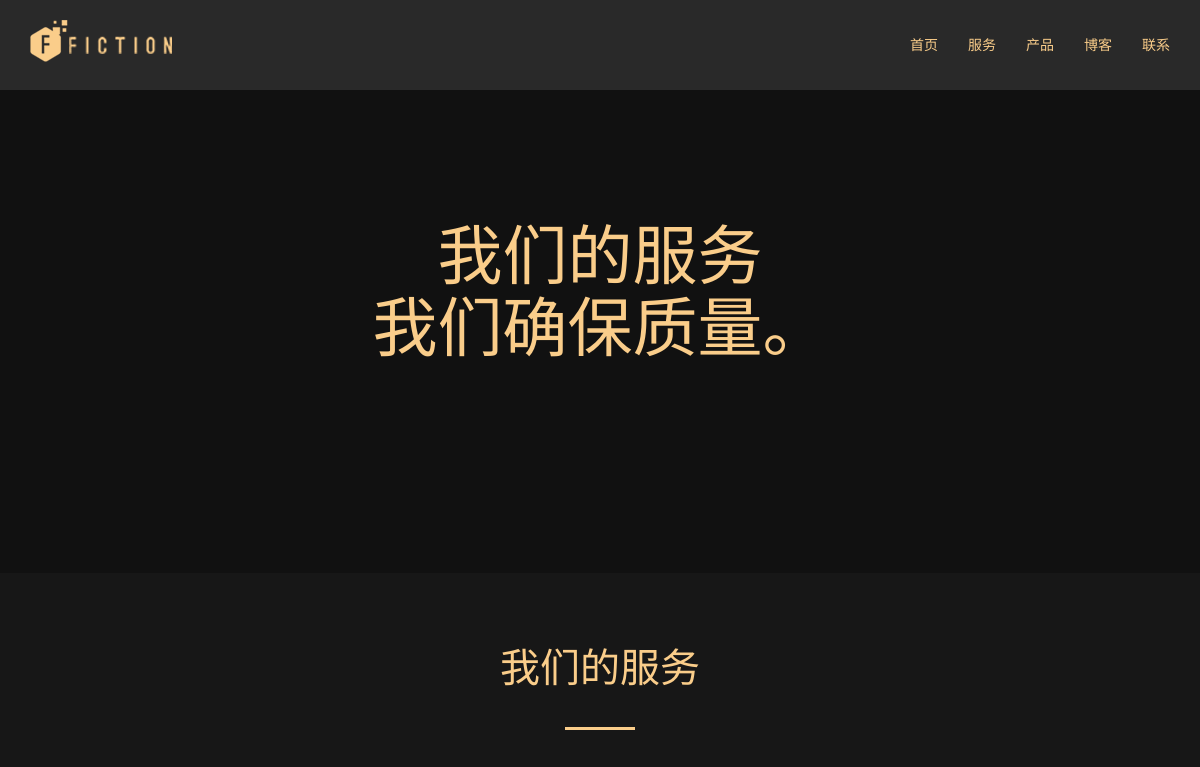
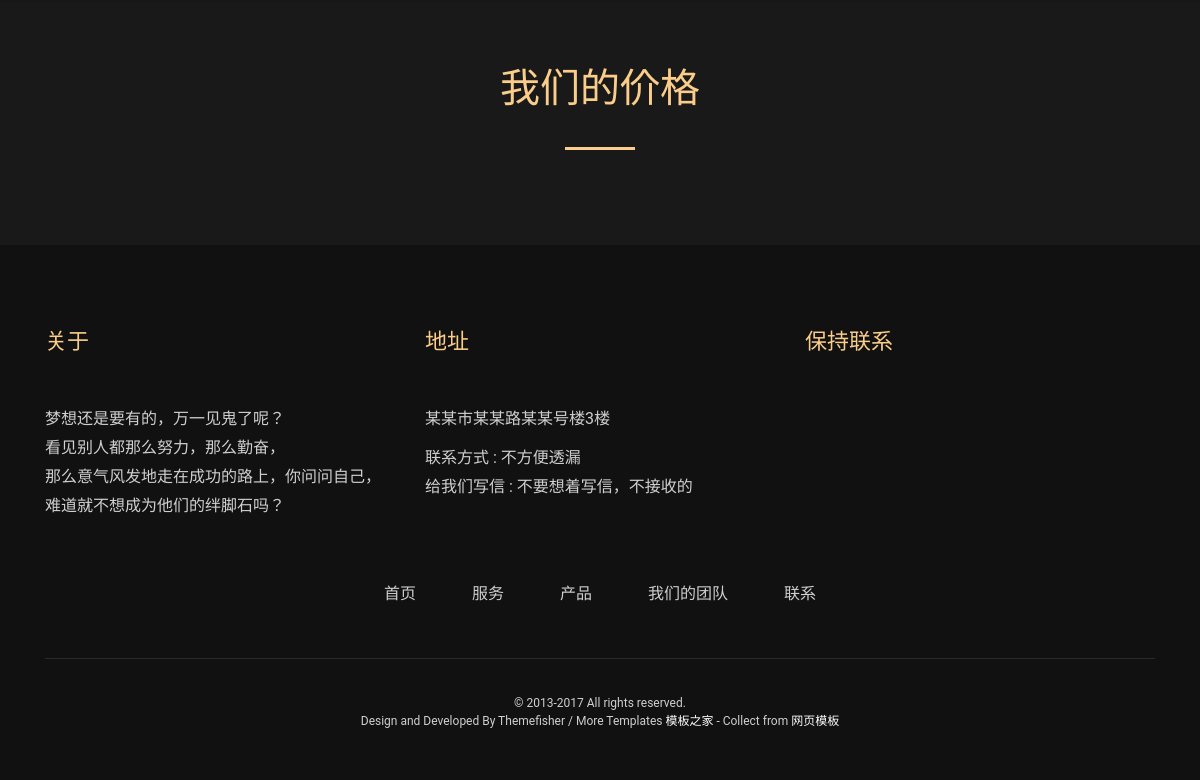
The page /web/services/ on the database as committed earlier (2 pictures, top to bottom).
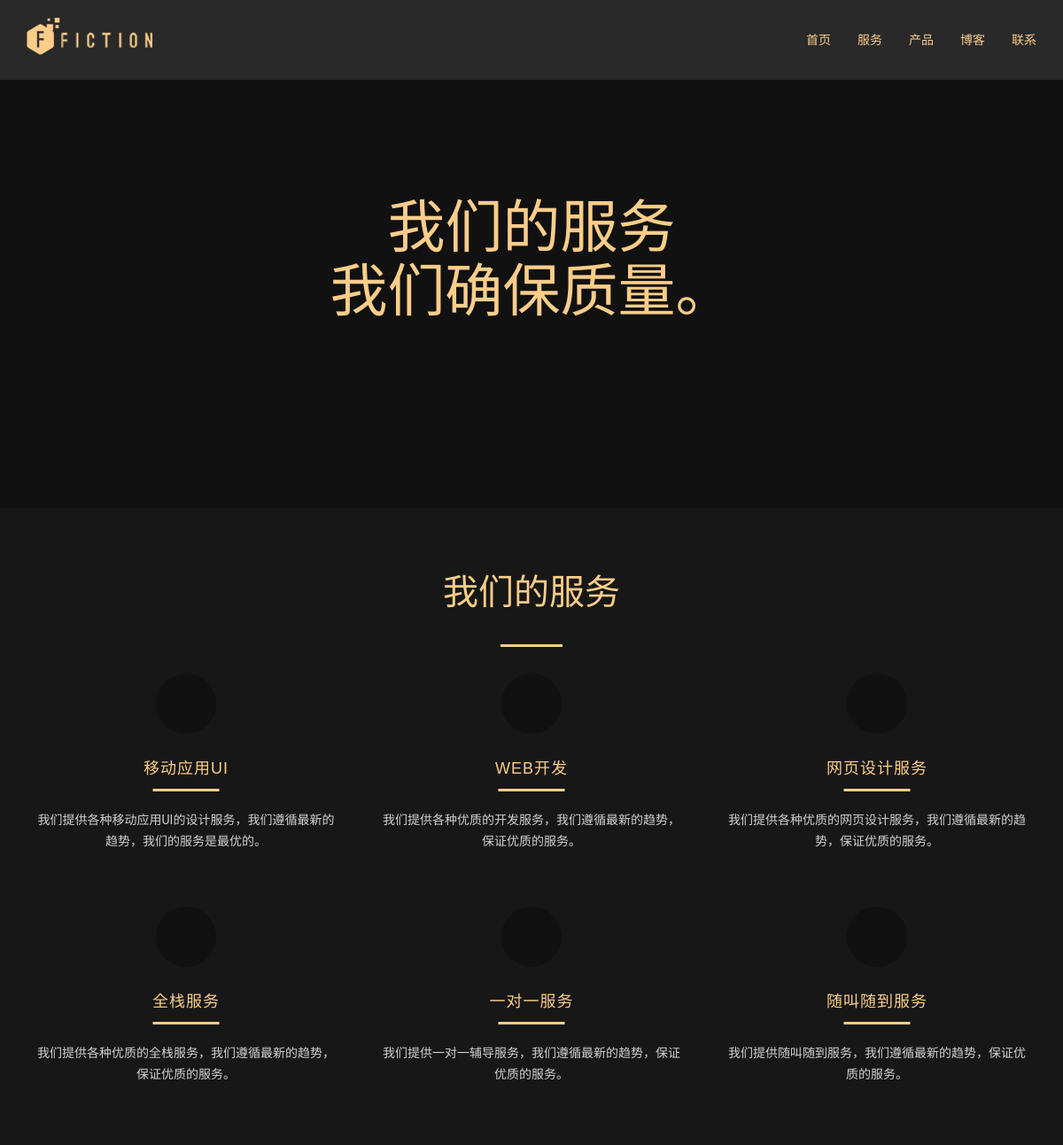
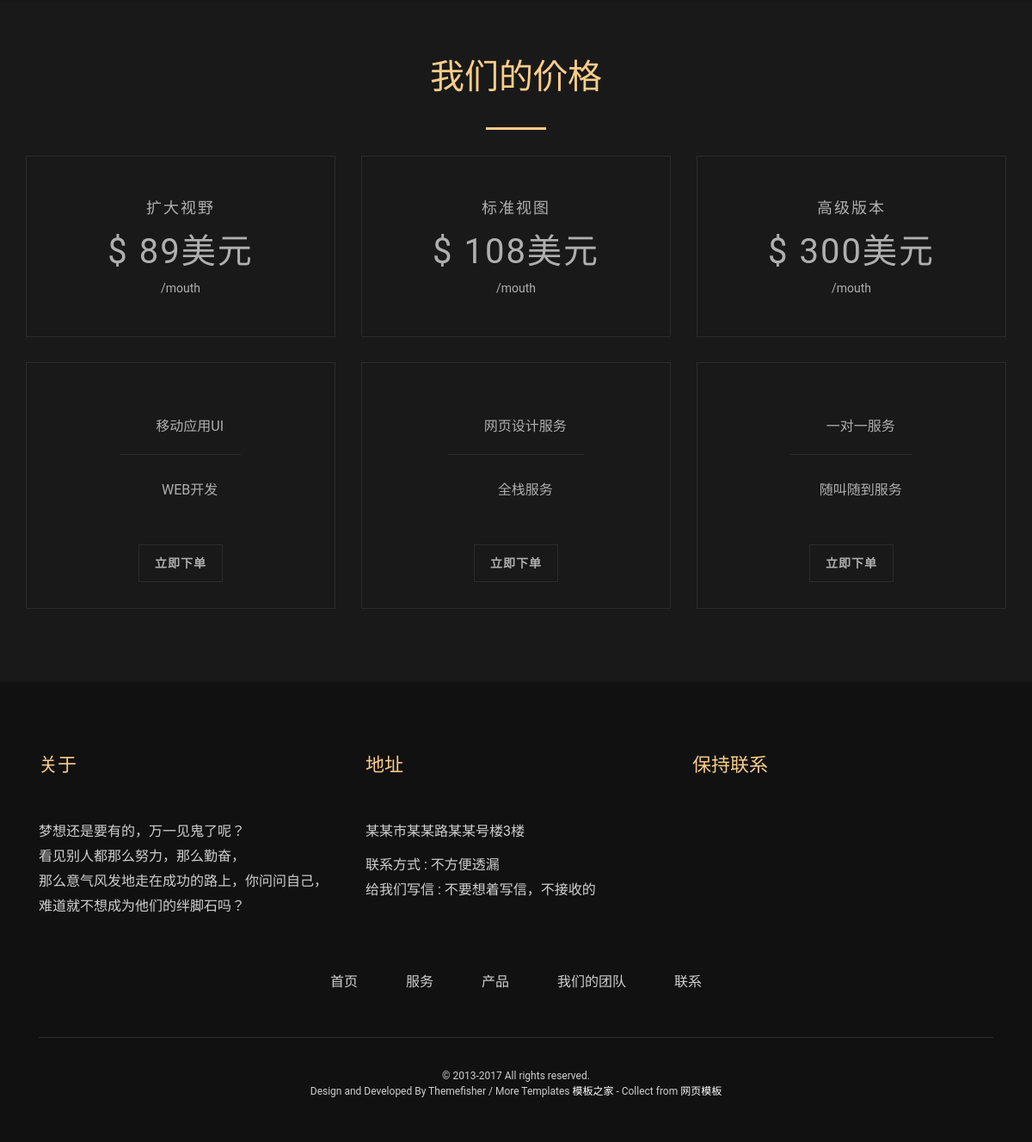
The same page on the database as committed later (2 pictures, top to bottom).
### web/models.py (models this page shows)
class service(models.Model):
    title = models.CharField(max_length=30, verbose_name='应用名')
    body = models.CharField(max_length=50, verbose_name='应用介绍')
    type = models.ForeignKey(type_on, on_delete=models.CASCADE)
    class Meta():
        verbose_name = '服务'
        verbose_name_plural = verbose_name

class type_on(models.Model):
    type = models.CharField(max_length=30, verbose_name='类型')
    price = models.IntegerField()
    time = models.CharField(max_length=30, verbose_name='时长')
    class Meta():
        verbose_name = '服务类型'
        verbose_name_plural = verbose_name

### web/views.py (the view)
def services(request):
    server=service.objects.all()
    han=type_on.objects.all()
    return render(request,'services.html',locals())

### templates/services.html (shortened to what the changed rows need)
<!doctype html>
<html class="no-js" lang="">
  <head>
    <link rel="stylesheet" href="/static/css/bootstrap.min.css">
    <link rel="stylesheet" href="/static/css/themefisher-fonts.css">
    <link rel="stylesheet" href="/static/css/owl.carousel.css">
    <link rel="stylesheet" href="/static/css/owl.transitions.css">
    <link rel="stylesheet" href="/static/css/magnific-popup.css">
    <link rel="stylesheet" href="/static/css/playfairdisplaysc.css">
    <link rel="stylesheet" href="">
    <link rel="stylesheet" href="/static/css/style.css">
  </head>
  <body>
<section class="page-header services-header" data-parallax="scroll" data-image-src="images/header/services-folding-img.jpg">
  <div class="container">
    <div class="row">
      <div class="col-md-12">
        <h1 class="text-center"> 我们的服务 <br> 我们确保质量。</h1>
      </div>
    </div>
  </div>
</section>
  <section class="services">
    <div class="container">
      <div class="row">
        <div class="col-md-12">
          <div class="title text-center">
            <h2>我们的服务</h2>
          </div>
        </div>
          {% for i in server %}
        <div class="col-md-4">
          <div class="service-item text-center">
            <div class="services-icon">
              <i class="tf-mobile"></i>
            </div>
            <h4 class="service-title">{{ i.title }}</h4>
            <p class="service-description">
             {{ i.body }}
            </p>
          </div>
        </div>
          {% endfor %}
      </div>
    </div>
  </section>
  <section class="pricing-table">
    <div class="container">
      <div class="row">
        <div class="col-md-12">
          <div class="title text-center">
            <h2>我们的价格</h2>
          </div>
        </div>
          {% for en in han %}
        <div class="col-md-4">
          <div class="table text-center">
            <div class="table-price border-effect">
              <h4 class="pricing-title">{{ en.type }}</h4>
              <h2 class="price">&#36; {{ en.price }}美元</h2>
              <p class="table-month">{{ en.time }}</p>
            </div>
            <div class="pricing-list border-effect">
              <ul class="features-list">
                  {% for n in en.service_set.all %}
                <li>
                  <p>
                    <i class="tf-ion-ios-checkmark-outline" aria-hidden="true"></i>
                    {{ n.title }}
                  </p>
                </li>
                  {% endfor %}
              </ul>
                <a href="{% url 'web:bill' en.id%}"><button class="btn btn-default btn-main th-btn-border" >立即下单</button></a>
            </div>
          </div>
        </div>
          {% endfor %}
      </div>
    </div>
  </section>
  </body>
</html>

Rows that differ between the two databases and show on the page:
added service: title "移动应用UI", body "我们提供各种移动应用UI的设计服务，我们遵循最新的趋势，我们的服务是最优的。"
added service: title "WEB开发", body "我们提供各种优质的开发服务，我们遵循最新的趋势，保证优质的服务。"
added service: title "网页设计服务", body "我们提供各种优质的网页设计服务，我们遵循最新的趋势，保证优质的服务。"
added service: title "全栈服务", body "我们提供各种优质的全栈服务，我们遵循最新的趋势，保证优质的服务。"
added service: title "一对一服务", body "我们提供一对一辅导服务，我们遵循最新的趋势，保证优质的服务。"
added service: title "随叫随到服务", body "我们提供随叫随到服务，我们遵循最新的趋势，保证优质的服务。"
added type_on: type "扩大视野", price "89", time "/mouth"
added type_on: type "标准视图", price "108", time "/mouth"
added type_on: type "高级版本", price "300", time "/mouth"
